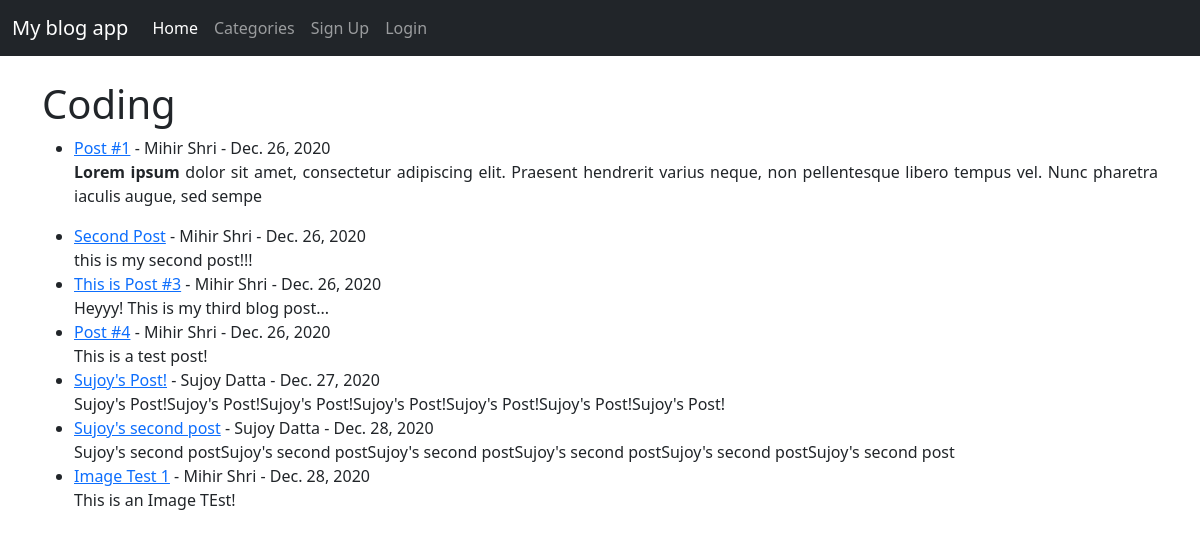
The page /categories/coding on the database its author committed.
### theblog/models.py (models this page shows, shortened)
class Post(models.Model):
    title = models.CharField(max_length=255)
    header_image = models.ImageField(null=True, blank=True, upload_to='images/')
    title_tag = models.CharField(max_length=255)
    author = models.ForeignKey(User, on_delete=models.CASCADE) # If the user gets deleted, all the blog posts written by him also get deleted
    body = RichTextField(blank=True, null=True)
    post_date = models.DateField(auto_now_add=True)
    category = models.CharField(max_length=255, default='coding')
    snippet = models.CharField(max_length=255)

### theblog/views.py (the view)
# urls.py: path('categories/<str:cats>', CategoryView, name="category"),
def CategoryView(request, cats):
    category_posts = Post.objects.filter(category=cats)
    return render(request, 'categories.html', {'cats': cats, 'category_posts': category_posts})

### theblog/templates/categories.html (shortened to what this page needs)
{% extends 'base.html' %}
{% block content %}
{% if category_posts %}
<h1>{{ cats|capfirst }}</h1>
<ul>
    {% for post in category_posts %}
        <li><a href="{% url 'article-detail' post.pk %}">{{ post.title }}</a> - {{ post.author.first_name }} {{ post.author.last_name }}
            - {{ post.post_date }} <br />
            {{ post.body|slice:":200"|safe }}</li>
    {% endfor %}
    </ul>
{% else %}
<h2>Sorry, this category does not exist.</h2>
{% endif %}
{% endblock %}

### rows shown on the page
Post: title "Post #1", author.first_name "Mihir", author.last_name "Shri", post_date "Dec. 26, 2020", body "Lorem ipsum dolor sit amet, consectetur adipiscing elit. Praesent hendrerit varius neque, non pellentesque libero tempus vel. Nunc pharetra iaculis augue, sed sempe"
Post: title "Second Post", author.first_name "Mihir", author.last_name "Shri", post_date "Dec. 26, 2020", body "this is my second post!!!"
Post: title "This is Post #3", author.first_name "Mihir", author.last_name "Shri", post_date "Dec. 26, 2020", body "Heyyy! This is my third blog post..."
Post: title "Post #4", author.first_name "Mihir", author.last_name "Shri", post_date "Dec. 26, 2020", body "This is a test post!"
Post: title "Sujoy's Post!", author.first_name "Sujoy", author.last_name "Datta", post_date "Dec. 27, 2020", body "Sujoy's Post!Sujoy's Post!Sujoy's Post!Sujoy's Post!Sujoy's Post!Sujoy's Post!Sujoy's Post!"
Post: title "Sujoy's second post", author.first_name "Sujoy", author.last_name "Datta", post_date "Dec. 28, 2020", body "Sujoy's second postSujoy's second postSujoy's second postSujoy's second postSujoy's second postSujoy's second post"
Post: title "Image Test 1", author.first_name "Mihir", author.last_name "Shri", post_date "Dec. 28, 2020", body "This is an Image TEst!"

### other values the page prints
{{ cats|capfirst }} "Coding"
